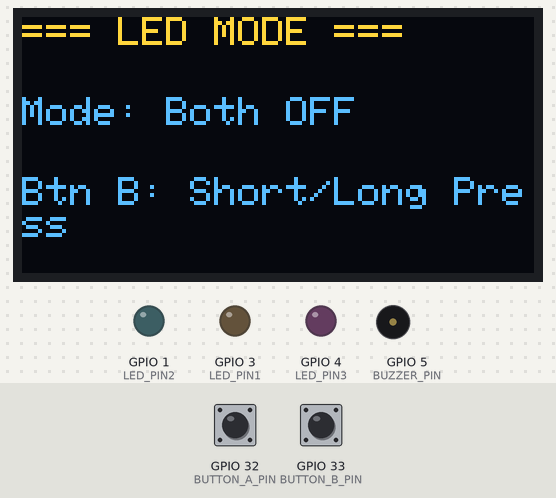
The program below on a simulated ESP32. Parts: 128×64 one-colour display, output pins drawn as LEDs (lit = HIGH), buzzer (waves = sounding, pin HIGH). Dashed ring = blinking. The inputs (shaded band) are chosen by the test bench; at power-on: GPIO 32 (BUTTON_A_PIN) HIGH, GPIO 33 (BUTTON_B_PIN) HIGH. The OLED is the two-colour kind (top 16 rows yellow); what the program prints to the serial monitor is not drawn.

Above: at 3.2 s.
3.3 s: GPIO 32 (BUTTON_A_PIN) pulled LOW for 0.15 s
At 3.7 s:
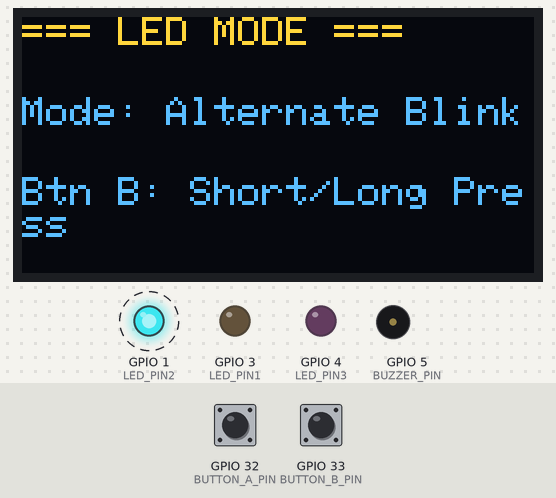
5.8 s: GPIO 33 (BUTTON_B_PIN) pulled LOW for 0.15 s
At 6.2 s:
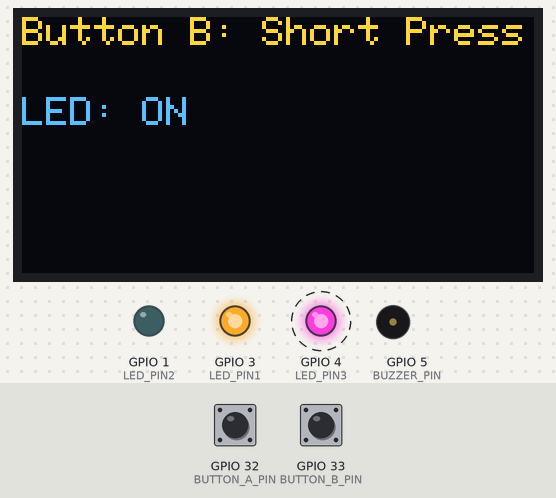
6.5 s: GPIO 33 (BUTTON_B_PIN) pulled LOW for 3.2 s
At 9.8 s:
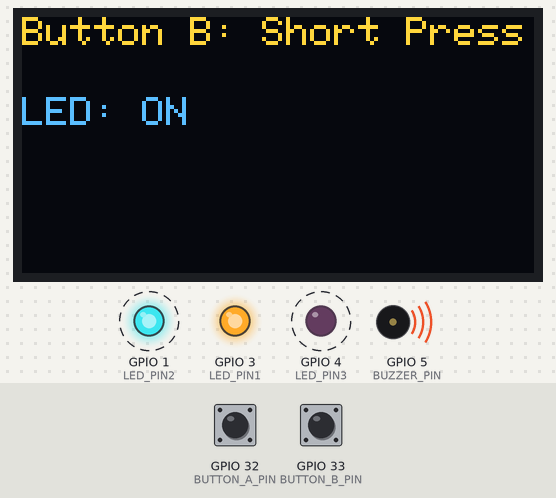
10.3 s: GPIO 32 (BUTTON_A_PIN) pulled LOW for 1 s
At 11.3 s:
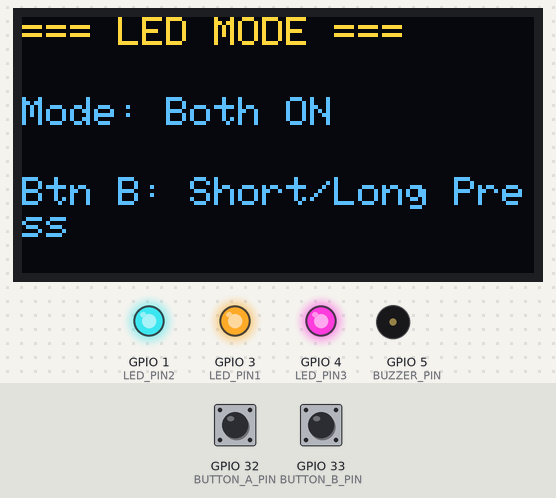
12.8 s: GPIO 33 (BUTTON_B_PIN) pulled LOW for 1 s
At 14.2 s:
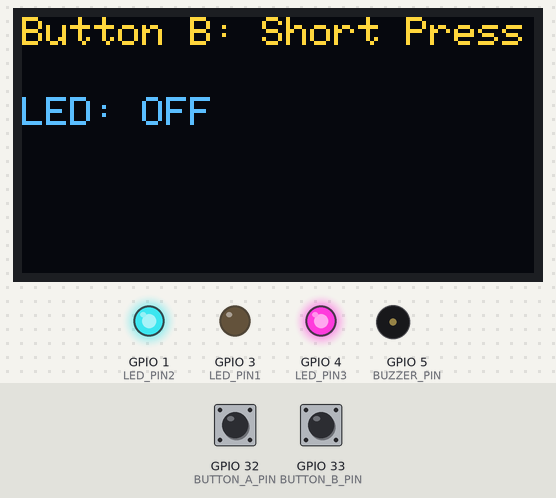
15.3 s: GPIO 32 (BUTTON_A_PIN) pulled LOW for 0.15 s
At 15.53 s:
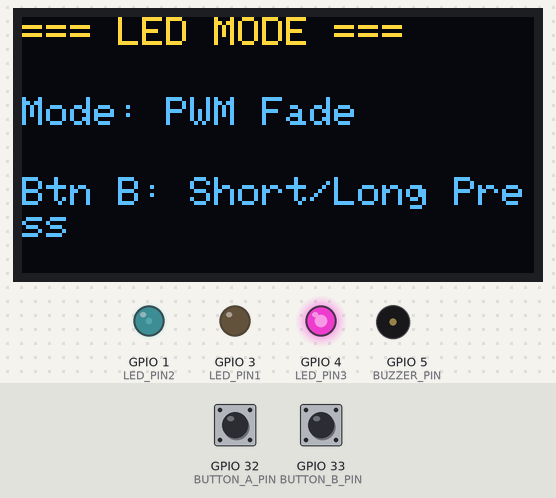
Timing chart, 0 to 19.0 s (numbered marks = the images above; inputs shaded):
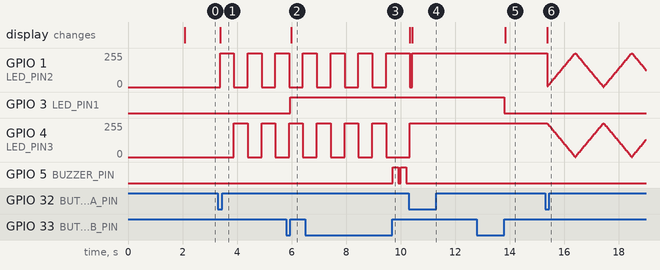

Measured:
- after the input at 3.3 s, GPIO 1 (LED_PIN2): alternates 255/255 for 0.51 s and 0/255 for 0.51 s, starting after 0.08 s; GPIO 4 (LED_PIN3): alternates 255/255 for 0.51 s and 0/255 for 0.51 s, starting after 0.59 s; the display: changes after 0.08 s (image 1)
- after the input at 5.8 s, GPIO 3 (LED_PIN1): LOW → HIGH after 0.16 s; the display: changes after 0.18 s (image 2)
- after the input at 6.5 s, GPIO 5 (BUZZER_PIN): alternates HIGH for 0.20 s and LOW for 0.10 s, starting after 3.2 s
- after the input at 10.3 s, GPIO 4 (LED_PIN3): goes on until 10.3 s, then stays 255/255; the display: first differs from a run without the input after 0.12 s (image 4)
- after the input at 12.8 s, GPIO 3 (LED_PIN1): HIGH → LOW after 1.0 s; the display: changes after 1.0 s (image 5)

The program:

main.cpp
```cpp
//Name : Usama Bin Saeed
//Registration Number: 23-NTU-CS-1094
//MIDS - PROJECT
//Task A: A button performing three funtions
//        1. Alternative blink of two LEDs
//        2. Both ON
//        3. PWM
//Task B: A button performing two functions
//        1. Short press (less then 1.5 second) = LED ON
//        2. Long press (more than 1.5 second) = Buzzer ON
#include <Arduino.h>
#include <Wire.h>
#include <Adafruit_GFX.h>
#include <Adafruit_SSD1306.h>

// dr zafar wali gali, madina market, ladhy wala warriach alam chowk

// Pin definitions
#define BUTTON_A_PIN 32 // For cycling through LED modes
#define BUTTON_B_PIN 33 // For short/long press detection
#define BUZZER_PIN 5    // Buzzer pin
#define LED_PIN1 3      // LED 1
#define LED_PIN2 1      // LED 2
#define LED_PIN3 4      // LED 3 (for PWM fade)
#define SCREEN_WIDTH 128
#define SCREEN_HEIGHT 64
#define OLED_ADDR 0x3C

// OLED display object
Adafruit_SSD1306 display(SCREEN_WIDTH, SCREEN_HEIGHT, &Wire, -1);

// Task A variables
int ledMode = 0; // 0=Both OFF, 1=Alternate blink, 2=Both ON, 3=PWM fade
bool lastButtonAState = HIGH;
bool buttonAState = HIGH;
unsigned long lastDebounceTime = 0;
unsigned long debounceDelay = 50;

// Task B variables
unsigned long pressStartTime = 0;
bool buttonBPressed = false;
bool lastButtonBState = HIGH;
bool ledBToggleState = false;

// LED animation variables
unsigned long lastBlinkTime = 0;
bool blinkState = false;
int pwmValue = 0;
bool pwmDirection = true;
unsigned long lastPwmTime = 0;

// Function declarations
void handleButtonA();
void handleButtonB();
void handleLEDAnimations();
void resetLEDs();
void playBuzzerTone();
void updateDisplay();

void setup()
{
  Serial.begin(115200); // For debugging

  // Initialize I2C
  Wire.begin(21, 22); // SDA=21, SCL=22

  // Initialize OLED
  if (!display.begin(SSD1306_SWITCHCAPVCC, OLED_ADDR))
  {
    Serial.println("OLED failed!");
    for (;;)
      ; // Hang if display fails
  }

  // Initialize pins
  pinMode(BUTTON_A_PIN, INPUT_PULLUP);
  pinMode(BUTTON_B_PIN, INPUT_PULLUP);
  pinMode(LED_PIN1, OUTPUT);
  pinMode(LED_PIN2, OUTPUT);
  pinMode(LED_PIN3, OUTPUT);
  pinMode(BUZZER_PIN, OUTPUT);

  // Turn off all LEDs and buzzer initially
  digitalWrite(LED_PIN1, LOW);
  digitalWrite(LED_PIN2, LOW);
  digitalWrite(LED_PIN3, LOW);
  digitalWrite(BUZZER_PIN, LOW);

  // Display startup message
  display.clearDisplay();
  display.setTextSize(1);
  display.setTextColor(SSD1306_WHITE);
  display.setCursor(0, 0);
  display.println("LED Control System");
  display.setCursor(0, 20);
  display.println("Btn A: Cycle Modes");
  display.setCursor(0, 30);
  display.println("Btn B: Short/Long");
  display.setCursor(0, 40);
  display.println("Ready...");
  display.display();
  delay(2000);

  updateDisplay();
}

void loop()
{
  // Task A: Button A - Cycle through LED modes
  handleButtonA();

  // Task B: Button B - Short/Long press detection
  handleButtonB();

  // Handle LED animations based on current mode
  handleLEDAnimations();

  delay(10);
}

void handleButtonA()
{
  bool reading = digitalRead(BUTTON_A_PIN);

  // Debug button state
  static unsigned long lastDebug = 0;
  if (millis() - lastDebug > 1000)
  {
    Serial.print("Button A: ");
    Serial.println(reading);
    lastDebug = millis();
  }

  // Check if button state changed
  if (reading != lastButtonAState)
  {
    lastDebounceTime = millis();
  }

  // If stable for debounce period
  if ((millis() - lastDebounceTime) > debounceDelay)
  {
    // If button is pressed (LOW) and was previously not pressed
    if (reading == LOW && buttonAState == HIGH)
    {
      // Button A pressed - cycle to next mode
      ledMode = (ledMode + 1) % 4;
      Serial.print("Mode changed to: ");
      Serial.println(ledMode);

      updateDisplay();
      resetLEDs();
    }

    // Update current button state
    buttonAState = reading;
  }

  lastButtonAState = reading;
}

void handleButtonB()
{
  int reading = digitalRead(BUTTON_B_PIN);

  // Button press detection
  if (reading == LOW && lastButtonBState == HIGH)
  {
    // Button just pressed
    buttonBPressed = true;
    pressStartTime = millis();
  }

  // Button release detection
  if (reading == HIGH && lastButtonBState == LOW)
  {
    buttonBPressed = false;
    unsigned long pressDuration = millis() - pressStartTime;

    if (pressDuration < 1500)
    {
      // Short press - toggle LED
      ledBToggleState = !ledBToggleState;
      digitalWrite(LED_PIN1, ledBToggleState ? HIGH : LOW);

      display.clearDisplay();
      display.setTextSize(1);
      display.setTextColor(SSD1306_WHITE);
      display.setCursor(0, 0);
      display.println("Button B: Short Press");
      display.setCursor(0, 20);
      display.print("LED: ");
      display.println(ledBToggleState ? "ON" : "OFF");
      display.display();

      Serial.println("Button B: Short Press");
    }
    else
    {
      // Long press - buzzer tone
      playBuzzerTone();

      display.clearDisplay();
      display.setTextSize(1);
      display.setTextColor(SSD1306_WHITE);
      display.setCursor(0, 0);
      display.println("Button B: Long Press");
      display.setCursor(0, 20);
      display.println("Buzzer Activated!");
      display.display();

      Serial.println("Button B: Long Press");
    }
  }

  lastButtonBState = reading;
}

void handleLEDAnimations()
{
  unsigned long currentTime = millis();

  switch (ledMode)
  {
  case 0: // Both OFF
    digitalWrite(LED_PIN2, LOW);
    digitalWrite(LED_PIN3, LOW);
    break;

  case 1: // Alternate blink
    if (currentTime - lastBlinkTime >= 500)
    {
      lastBlinkTime = currentTime;
      blinkState = !blinkState;
      digitalWrite(LED_PIN2, blinkState ? HIGH : LOW);
      digitalWrite(LED_PIN3, blinkState ? LOW : HIGH);
    }
    break;

  case 2: // Both ON
    digitalWrite(LED_PIN2, HIGH);
    digitalWrite(LED_PIN3, HIGH);
    break;

  case 3: // PWM fade
    if (currentTime - lastPwmTime >= 20)
    {
      lastPwmTime = currentTime;

      // Update PWM value
      if (pwmDirection)
      {
        pwmValue += 5;
        if (pwmValue >= 255)
        {
          pwmValue = 255;
          pwmDirection = false;
        }
      }
      else
      {
        pwmValue -= 5;
        if (pwmValue <= 0)
        {
          pwmValue = 0;
          pwmDirection = true;
        }
      }

      analogWrite(LED_PIN2, pwmValue);
      analogWrite(LED_PIN3, 255 - pwmValue); // Opposite fade
    }
    break;
  }
}

void resetLEDs()
{
  digitalWrite(LED_PIN2, LOW);
  digitalWrite(LED_PIN3, LOW);
  pwmValue = 0;
  pwmDirection = true;
  blinkState = false;
}

void playBuzzerTone()
{
  // Play a tone for 1 second
  for (int i = 0; i < 2; i++)
  {
    digitalWrite(BUZZER_PIN, HIGH);
    delay(200);
    digitalWrite(BUZZER_PIN, LOW);
    delay(100);
  }
}

void updateDisplay()
{
  display.clearDisplay();
  display.setTextSize(1);
  display.setTextColor(SSD1306_WHITE);

  display.setCursor(0, 0);
  display.println("=== LED MODE ===");

  display.setCursor(0, 20);
  switch (ledMode)
  {
  case 0:
    display.println("Mode: Both OFF");
    break;
  case 1:
    display.println("Mode: Alternate Blink");
    break;
  case 2:
    display.println("Mode: Both ON");
    break;
  case 3:
    display.println("Mode: PWM Fade");
    break;
  }

  display.setCursor(0, 40);
  display.println("Btn B: Short/Long Press");

  display.display();
}
```
